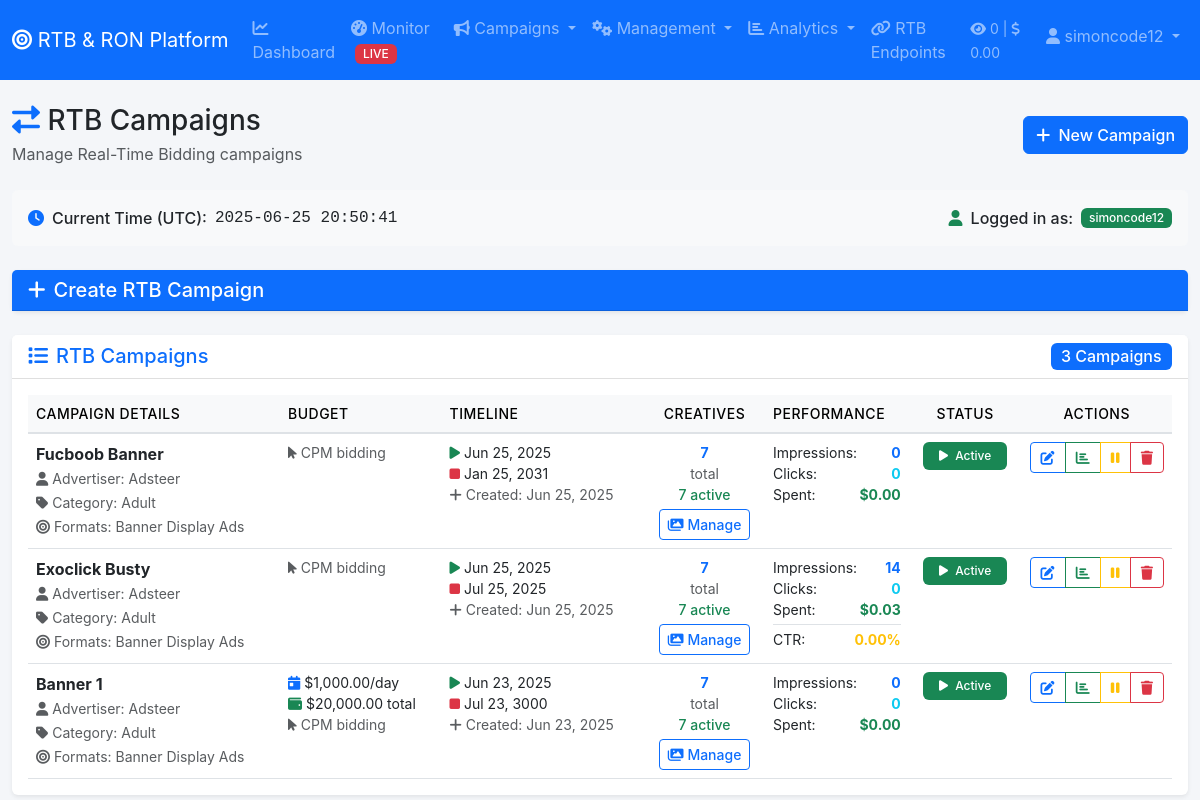
The page /admin/rtb-sell.php (signed in) on the database its author committed.
### tables this page shows
CREATE TABLE `campaigns` (
  `id` int(11) NOT NULL,
  `advertiser_id` int(11) DEFAULT NULL,
  `name` varchar(255) NOT NULL,
  `type` enum('rtb','ron') NOT NULL,
  `category_id` int(11) DEFAULT NULL,
  `bid_type` enum('cpm','cpc','cpv') DEFAULT 'cpm',
  `daily_budget` decimal(10,2) DEFAULT NULL,
  `total_budget` decimal(10,2) DEFAULT NULL,
  `daily_spent` decimal(10,2) DEFAULT 0.00,
  `total_spent` decimal(10,2) DEFAULT 0.00,
  `start_date` date DEFAULT NULL,
  `end_date` date DEFAULT NULL,
  `status` enum('active','paused','completed','pending') DEFAULT 'active',
  `endpoint_url` varchar(500) DEFAULT NULL,
  `target_countries` longtext DEFAULT NULL CHECK (json_valid(`target_countries`)),
  `target_browsers` longtext DEFAULT NULL CHECK (json_valid(`target_browsers`)),
  `target_devices` longtext DEFAULT NULL CHECK (json_valid(`target_devices`)),
  `target_os` longtext DEFAULT NULL CHECK (json_valid(`target_os`)),
  `ad_formats` longtext DEFAULT NULL CHECK (json_valid(`ad_formats`)),
  `banner_sizes` longtext DEFAULT NULL CHECK (json_valid(`banner_sizes`)),
  `created_at` timestamp NULL DEFAULT current_timestamp(),
  `updated_at` timestamp NULL DEFAULT current_timestamp() ON UPDATE current_timestamp()
);

CREATE TABLE `advertisers` (
  `id` int(11) NOT NULL,
  `name` varchar(255) NOT NULL,
  `email` varchar(100) DEFAULT NULL,
  `website` varchar(255) DEFAULT NULL,
  `contact_person` varchar(100) DEFAULT NULL,
  `phone` varchar(20) DEFAULT NULL,
  `balance` decimal(10,2) DEFAULT 0.00,
  `status` enum('active','inactive','pending') DEFAULT 'active',
  `created_at` timestamp NULL DEFAULT current_timestamp(),
  `updated_at` timestamp NULL DEFAULT current_timestamp() ON UPDATE current_timestamp(),
  `notes` text DEFAULT NULL
);

CREATE TABLE `categories` (
  `id` int(11) NOT NULL,
  `name` varchar(100) NOT NULL,
  `description` text DEFAULT NULL,
  `type` enum('adult','mainstream') DEFAULT 'mainstream',
  `status` enum('active','inactive') DEFAULT 'active',
  `created_at` timestamp NULL DEFAULT current_timestamp(),
  `updated_at` timestamp NULL DEFAULT current_timestamp() ON UPDATE current_timestamp()
);

### admin/rtb-sell.php (the view, shortened to what the rows shown need)
<?php
include 'includes/header.php';
$ad_formats = [
    'banner' => 'Banner Display Ads',
    'video_instream' => 'Video Instream (Pre-roll)',
    'video_outstream' => 'Video Outstream',
    'native' => 'Native Ads',
    'interstitial' => 'Interstitial Ads',
    'rewarded_video' => 'Rewarded Video Ads',
    'audio' => 'Audio Ads'
];
$campaigns = $pdo->query("
    SELECT c.*, a.name as advertiser_name, cat.name as category_name,
           COUNT(cr.id) as creative_count,
           SUM(CASE WHEN cr.status = 'active' THEN 1 ELSE 0 END) as active_creatives,
           SUM(bl.impressions) as impressions,
           SUM(bl.clicks) as clicks,
           SUM(bl.revenue) as revenue
    FROM campaigns c
    LEFT JOIN advertisers a ON c.advertiser_id = a.id
    LEFT JOIN categories cat ON c.category_id = cat.id
    LEFT JOIN creatives cr ON c.id = cr.campaign_id
    LEFT JOIN (
        SELECT
            campaign_id,
            COUNT(DISTINCT id) as impressions,
            SUM(CASE WHEN status = 'click' THEN 1 ELSE 0 END) as clicks,
            SUM(win_price) as revenue
        FROM bid_logs
        WHERE status IN ('win', 'click')
        GROUP BY campaign_id
    ) bl ON c.id = bl.campaign_id
    WHERE c.type = 'rtb'
    GROUP BY c.id
    ORDER BY c.created_at DESC
")->fetchAll();
?>
<div class="row">
    <div class="col-12">
        <div class="d-flex justify-content-between align-items-center mb-4">
            <div>
                <h1 class="h3 mb-1">
                    <i class="fas fa-exchange-alt text-primary"></i> RTB Campaigns
                </h1>
            </div>
        </div>
    </div>
</div>
<div class="card shadow-sm">
    <div class="card-body">
        <?php if (empty($campaigns)): ?>
            <div class="text-center py-5">
                <i class="fas fa-exchange-alt fa-4x text-muted mb-4"></i>
                <h4 class="text-muted">No RTB campaigns created yet</h4>
                <p class="text-muted mb-4">Create your first RTB campaign to start managing real-time bidding ads.</p>
                <button class="btn btn-primary btn-lg" type="button" data-bs-toggle="collapse" data-bs-target="#createCampaignForm">
                    <i class="fas fa-plus me-2"></i>Create Your First Campaign
                </button>
            </div>
        <?php else: ?>
            <div class="table-responsive">
                <table class="table table-hover">
                    <thead class="table-light">
                        <tr>
                            <th class="fw-medium">Campaign Details</th>
                            <th class="fw-medium">Budget</th>
                            <th class="fw-medium">Timeline</th>
                            <th class="fw-medium text-center">Creatives</th>
                            <th class="fw-medium">Performance</th>
                            <th class="fw-medium text-center">Status</th>
                            <th class="fw-medium text-center">Actions</th>
                        </tr>
                    </thead>
                    <tbody>
                        <?php foreach ($campaigns as $campaign): ?>
                        <tr>
                            <td>
                                <div>
                                    <strong class="text-dark"><?php echo htmlspecialchars($campaign['name']); ?></strong>
                                    <br>
                                    <small class="text-muted">
                                        <i class="fas fa-user me-1"></i>Advertiser: <?php echo htmlspecialchars($campaign['advertiser_name']); ?>
                                    </small>
                                    <?php if ($campaign['category_name']): ?>
                                        <br>
                                        <small class="text-muted">
                                            <i class="fas fa-tag me-1"></i>Category: <?php echo htmlspecialchars($campaign['category_name']); ?>
                                        </small>
                                    <?php endif; ?>
                                    <?php
                                    $formats_data = $campaign['ad_formats'] ?? $campaign['banner_sizes'] ?? null;
                                    if ($formats_data):
                                    ?>
                                        <br>
                                        <small class="text-muted">
                                            <i class="fas fa-bullseye me-1"></i>Formats:
                                            <?php
                                            $formats = json_decode($formats_data, true);
                                            if ($formats) {
                                                $format_labels = [];
                                                foreach ($formats as $format) {
                                                    if (isset($ad_formats[$format])) {
                                                        $format_labels[] = $ad_formats[$format];
                                                    } else {
                                                        $format_labels[] = ($format == 'banner' || strpos($format, 'x') !== false) ? 'Banner' : ucfirst($format);
                                                    }
                                                }
                                                echo htmlspecialchars(implode(', ', array_slice($format_labels, 0, 2)));
                                            }
                                            ?>
                                        </small>
                                    <?php endif; ?>
                                </div>
                            </td>
                            <td>
                                <div class="small">
                                    <?php if ($campaign['daily_budget']): ?>
                                        <div><i class="fas fa-calendar-day me-1 text-primary"></i><?php echo formatCurrency($campaign['daily_budget']); ?>/day</div>
                                    <?php endif; ?>
                                    <?php if ($campaign['total_budget']): ?>
                                        <div><i class="fas fa-wallet me-1 text-success"></i><?php echo formatCurrency($campaign['total_budget']); ?> total</div>
                                    <?php endif; ?>
                                    <div class="text-muted">
                                        <i class="fas fa-mouse-pointer me-1"></i><?php echo strtoupper($campaign['bid_type']); ?> bidding
                                    </div>
                                </div>
                            </td>
                            <td>
                                <div class="small">
                                    <?php if ($campaign['start_date']): ?>
                                        <div><i class="fas fa-play me-1 text-success"></i><?php echo date('M j, Y', strtotime($campaign['start_date'])); ?></div>
                                    <?php endif; ?>
                                    <?php if ($campaign['end_date']): ?>
                                        <div><i class="fas fa-stop me-1 text-danger"></i><?php echo date('M j, Y', strtotime($campaign['end_date'])); ?></div>
                                    <?php endif; ?>
                                    <div class="text-muted">
                                        <i class="fas fa-plus me-1"></i>Created: <?php echo date('M j, Y', strtotime($campaign['created_at'])); ?>
                                    </div>
                                </div>
                            </td>
                            <td class="text-center">
                                <div class="small">
                                    <div class="fw-bold text-primary"><?php echo $campaign['creative_count']; ?></div>
                                    <div class="text-muted">total</div>
                                    <div class="text-success fw-medium"><?php echo $campaign['active_creatives']; ?> active</div>
                                    <a href="creative.php?campaign_id=<?php echo $campaign['id']; ?>"
                                       class="btn btn-sm btn-outline-primary mt-1">
                                        <i class="fas fa-images me-1"></i>Manage
                                    </a>
                                </div>
                            </td>
                            <td>
                                <div class="small">
                                    <div class="d-flex justify-content-between">
                                        <span>Impressions:</span>
                                        <strong class="text-primary"><?php echo formatNumber($campaign['impressions'] ?? 0); ?></strong>
                                    </div>
                                    <div class="d-flex justify-content-between">
                                        <span>Clicks:</span>
                                        <strong class="text-info"><?php echo formatNumber($campaign['clicks'] ?? 0); ?></strong>
                                    </div>
                                    <div class="d-flex justify-content-between">
                                        <span>Spent:</span>
                                        <strong class="text-success"><?php echo formatCurrency($campaign['revenue'] ?? 0); ?></strong>
                                    </div>
                                    <?php if ($campaign['impressions'] > 0): ?>
                                        <div class="d-flex justify-content-between border-top pt-1 mt-1">
                                            <span>CTR:</span>
                                            <strong class="text-warning"><?php echo number_format(($campaign['clicks'] / $campaign['impressions']) * 100, 2); ?>%</strong>
                                        </div>
                                    <?php endif; ?>
                                </div>
                            </td>
                            <td class="text-center">
                                <span class="badge bg-<?php
                                    echo $campaign['status'] == 'active' ? 'success' :
                                        ($campaign['status'] == 'paused' ? 'warning' :
                                        ($campaign['status'] == 'completed' ? 'secondary' : 'info'));
                                ?> px-3 py-2">
                                    <i class="fas fa-<?php
                                        echo $campaign['status'] == 'active' ? 'play' :
                                            ($campaign['status'] == 'paused' ? 'pause' :
                                            ($campaign['status'] == 'completed' ? 'check' : 'clock'));
                                    ?> me-1"></i>
                                    <?php echo ucfirst($campaign['status']); ?>
                                </span>
                            </td>
                            <td>
                                <div class="btn-group btn-group-sm d-flex" role="group">
                                    <button class="btn btn-outline-primary btn-edit"
                                            data-campaign-id="<?php echo $campaign['id']; ?>"
                                            data-bs-toggle="tooltip" title="Edit Campaign">
                                        <i class="fas fa-edit"></i>
                                    </button>
                                    <a href="statistics.php?campaign_id=<?php echo $campaign['id']; ?>"
                                       class="btn btn-outline-success" data-bs-toggle="tooltip" title="View Statistics">
                                        <i class="fas fa-chart-bar"></i>
                                    </a>
                                    <button class="btn btn-outline-<?php echo $campaign['status'] == 'active' ? 'warning' : 'success'; ?> btn-toggle-status"
                                            data-campaign-id="<?php echo $campaign['id']; ?>"
                                            data-current-status="<?php echo $campaign['status']; ?>"
                                            data-bs-toggle="tooltip"
                                            title="<?php echo $campaign['status'] == 'active' ? 'Pause Campaign' : 'Resume Campaign'; ?>">
                                        <i class="fas fa-<?php echo $campaign['status'] == 'active' ? 'pause' : 'play'; ?>"></i>
                                    </button>
                                    <button class="btn btn-outline-danger btn-delete"
                                            data-campaign-id="<?php echo $campaign['id']; ?>"
                                            data-campaign-name="<?php echo htmlspecialchars($campaign['name']); ?>"
                                            data-bs-toggle="tooltip" title="Delete Campaign">
                                        <i class="fas fa-trash"></i>
                                    </button>
                                </div>
                            </td>
                        </tr>
                        <?php endforeach; ?>
                    </tbody>
                </table>
            </div>
        <?php endif; ?>
    </div>
</div>
<?php
include 'includes/footer.php';
?>

### rows shown on the page
campaigns: name "Fucboob Banner", advertiser.name "Adsteer", category.name "Adult", format_labels "Banner Display Ads", bid_type "CPM", start_date "Jun 25, 2025", end_date "Jan 25, 2031", created_at "Jun 25, 2025", creative_count "7", active_creatives "7", impressions "0", clicks "0", revenue "$0.00", status "Active"
campaigns: name "Exoclick Busty", advertiser.name "Adsteer", category.name "Adult", format_labels "Banner Display Ads", bid_type "CPM", start_date "Jun 25, 2025", end_date "Jul 25, 2025", created_at "Jun 25, 2025", creative_count "7", active_creatives "7", impressions "14", clicks "0", revenue "$0.03", impressions "0.00", status "Active"
campaigns: name "Banner 1", advertiser.name "Adsteer", category.name "Adult", format_labels "Banner Display Ads", daily_budget "$1,000.00", total_budget "$20,000.00", bid_type "CPM", start_date "Jun 23, 2025", end_date "Jul 23, 3000", created_at "Jun 23, 2025", creative_count "7", active_creatives "7", impressions "0", clicks "0", revenue "$0.00", status "Active"

### other values the page prints
$today_stats['impressions'] "0"
$today_stats['revenue'] "0.00"
$_SESSION['username'] "simoncode12"
$current_timestamp "2025-06-25 20:50:41"
$current_user "simoncode12"
count($campaigns) "3"
